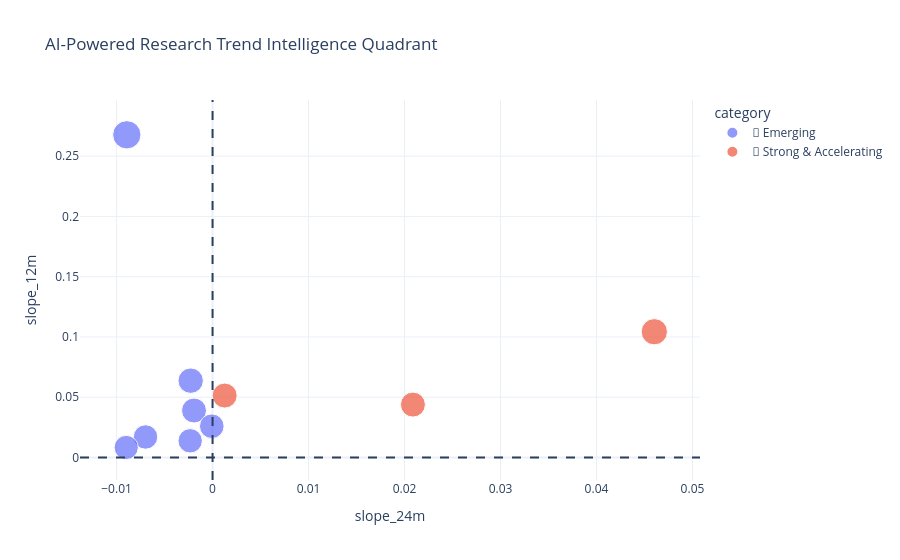

Notebook cell for this chart:
### Code cell
top10_growth = (topics_df.sort_values("growth_score", ascending=False).head(10).index)

topics_df_plot = topics_df.loc[top10_growth]
fig = px.scatter(
    topics_df_plot,
    x="slope_24m",
    y="slope_12m",
    size="growth_size",
    color="category",
    hover_name="label",
    title="AI-Powered Research Trend Intelligence Quadrant"
)

fig.add_vline(x=0, line_dash="dash")
fig.add_hline(y=0, line_dash="dash")

fig.update_layout(template="plotly_white")

fig.show()

### Figure 1 — Plotly figure (JSON) as saved in the notebook; plotly's stock layout.template omitted (floating-point values rounded to 4 significant figures)
{"data": [{"hovertemplate": "<b>%{hovertext}</b><br><br>category=🌱 Emerging<br>slope_24m=%{x}<br>slope_12m=%{y}<br>growth_size=%{marker.size}<extra></extra>", "hovertext": ["Recipe recipes dietary", "Bandits regret multiarmed", "Brain signals decoding", "Private dp data", "Variables causality discovery", "Pruning networks gradient", "Algorithm problems bo"], "legendgroup": "🌱 Emerging", "marker": {"color": "#636efa", "size": [50.0, 40.11, 38.81, 37.82, 37.29, 37.08, 36.6], "sizemode": "area", "sizeref": 0.125, "symbol": "circle"}, "mode": "markers", "name": "🌱 Emerging", "orientation": "v", "showlegend": true, "type": "scatter", "x": [-0.008933, -0.002281, -0.001932, -8.12e-05, -0.006983, -0.002332, -0.008995], "xaxis": "x", "y": [0.2677, 0.06373, 0.03897, 0.02596, 0.01703, 0.01387, 0.008327], "yaxis": "y"}, {"hovertemplate": "<b>%{hovertext}</b><br><br>category=🚀 Strong & Accelerating<br>slope_24m=%{x}<br>slope_12m=%{y}<br>growth_size=%{marker.size}<extra></extra>", "hovertext": ["Sampling generation models", "Auction bidding auctions", "Traits social roleplaying"], "legendgroup": "🚀 Strong & Accelerating", "marker": {"color": "#EF553B", "size": [43.08, 39.09, 38.96], "sizemode": "area", "sizeref": 0.125, "symbol": "circle"}, "mode": "markers", "name": "🚀 Strong & Accelerating", "orientation": "v", "showlegend": true, "type": "scatter", "x": [0.04602, 0.001259, 0.02087], "xaxis": "x", "y": [0.1043, 0.05139, 0.04391], "yaxis": "y"}], "layout": {"legend": {"itemsizing": "constant", "title": {"text": "category"}, "tracegroupgap": 0}, "shapes": [{"line": {"dash": "dash"}, "type": "line", "x0": 0, "x1": 0, "xref": "x", "y0": 0, "y1": 1, "yref": "y domain"}, {"line": {"dash": "dash"}, "type": "line", "x0": 0, "x1": 1, "xref": "x domain", "y0": 0, "y1": 0, "yref": "y"}], "title": {"text": "AI-Powered Research Trend Intelligence Quadrant"}, "xaxis": {"anchor": "y", "domain": [0, 1], "title": {"text": "slope_24m"}}, "yaxis": {"anchor": "x", "domain": [0, 1], "title": {"text": "slope_12m"}}}}
